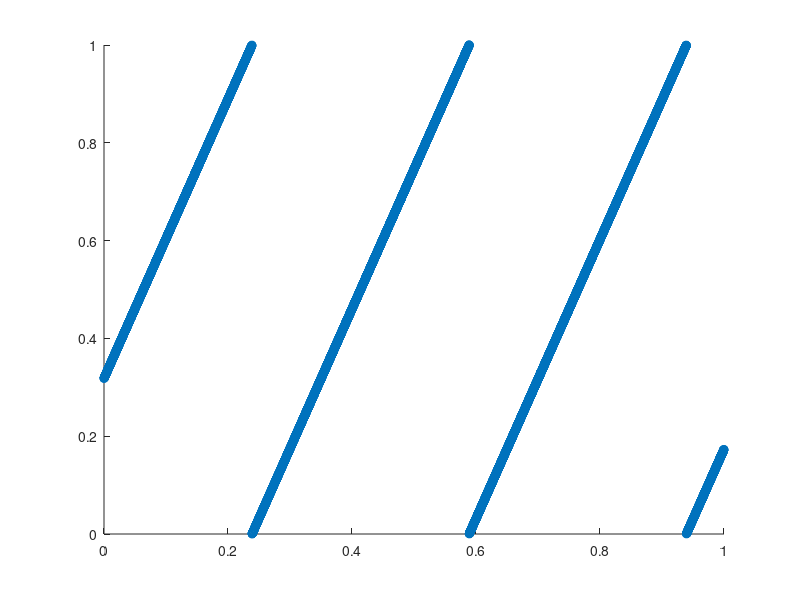

Source code (MATLAB):
n = 10^4;

z0 = rand;
a = 3*rand;
c = 1/pi;
m = 1;

z_n = @(z) mod(a*z + c,m);

x = zeros(1,n);
y = zeros(1,n);

x(1) = z_n(z0);
for i = 1:n-1
    y(i) = z_n(x(i));
    x(i+1) = z_n(y(i));
end
y(n) = z_n(x(n));

scatter(x,y)
% comet(x,y)